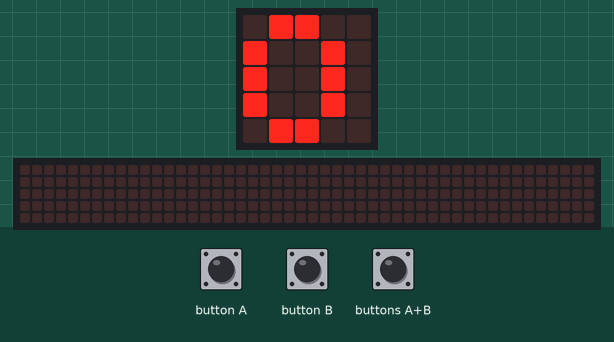
Recording of a program running on a simulated BBC micro:bit (MakeCode). Parts: the board's 5×5 LED display, a strip that is not on the board, showing the scrolling text unrolled. Inputs (shaded band) come from the test bench. The 48×5 strip is a reading aid, not a part: it shows the text the display is scrolling, unrolled, one strip-width of it at a time.

Above: at 1.2 s.
1.3 s: button B pressed for 0.15 s
At 1.92 s:
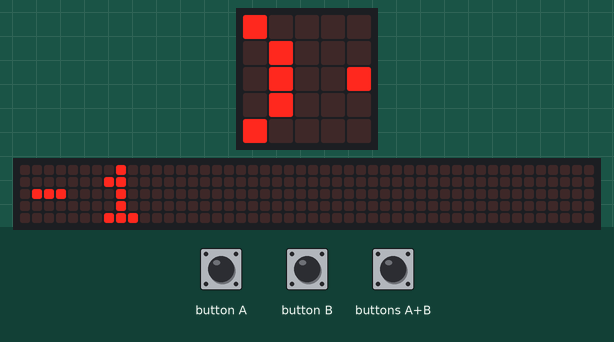
2.0 s: button A pressed for 0.15 s
2.7 s: button A pressed for 0.15 s
3.4 s: buttons A+B pressed for 0.15 s
4.1 s: button B pressed for 0.15 s
At 4.63 s:
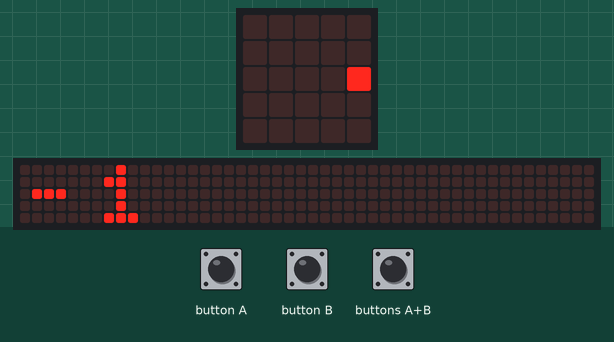
4.8 s: buttons A+B pressed for 1 s
At 7.19 s:
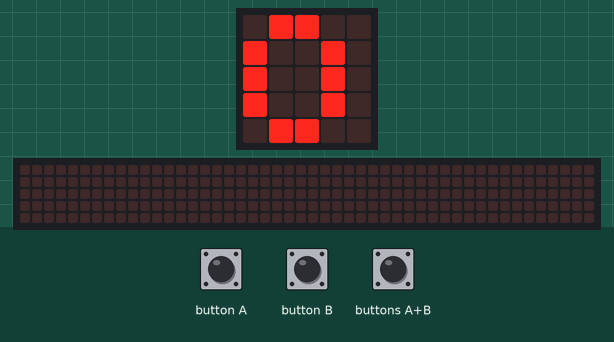
Timing chart, 0 to 7.4 s (numbered marks = the images above; inputs shaded):
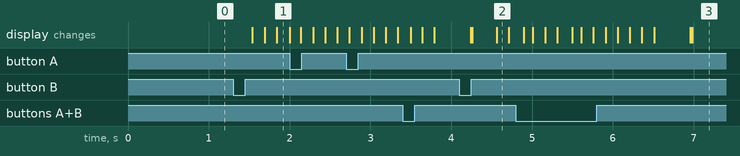

Measured:
- after the input at 1.3 s, the display: first changes after 0.24 s (image 1 shows a later state)

The program:

main.ts
```typescript
input.onButtonPressed(Button.A, function () {
    number += 1
})
input.onButtonPressed(Button.AB, function () {
    number = 0
})
input.onButtonPressed(Button.B, function () {
    number += -1
})
let number = 0
number = 0
basic.forever(function () {
    basic.showNumber(number)
})
```

test.ts
```typescript
// 테스트는 여기로 이동합니다; 이 패키지가 확장으로 사용될 때 컴파일되지 않을 것 입니다.
```
